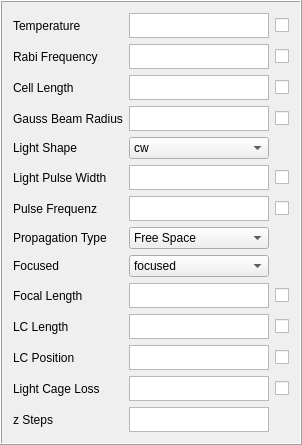
       <widget class="QFrame" name="frame_2">
        <property name="frameShape">
         <enum>QFrame::Box</enum>
        </property>
        <property name="frameShadow">
         <enum>QFrame::Raised</enum>
        </property>
        <layout class="QHBoxLayout" name="horizontalLayout_8">
         <item>
          <layout class="QGridLayout" name="gridLayout" rowstretch="0,0,0,0,0,0,0,0,0,0,0,0,0,0" columnstretch="0,0,0">
           <property name="sizeConstraint">
            <enum>QLayout::SetFixedSize</enum>
           </property>
           <item row="4" column="0">
            <widget class="QLabel" name="label_par_lightShape">
             <property name="sizePolicy">
              <sizepolicy hsizetype="Minimum" vsizetype="Minimum">
               <horstretch>0</horstretch>
               <verstretch>0</verstretch>
              </sizepolicy>
             </property>
             <property name="cursor">
              <cursorShape>PointingHandCursor</cursorShape>
             </property>
             <property name="mouseTracking">
              <bool>true</bool>
             </property>
             <property name="text">
              <string>Light Shape</string>
             </property>
            </widget>
           </item>
           <item row="0" column="0">
            <widget class="QLabel" name="label_par_T">
             <property name="sizePolicy">
              <sizepolicy hsizetype="Minimum" vsizetype="Minimum">
               <horstretch>0</horstretch>
               <verstretch>0</verstretch>
              </sizepolicy>
             </property>
             <property name="cursor">
              <cursorShape>PointingHandCursor</cursorShape>
             </property>
             <property name="mouseTracking">
              <bool>true</bool>
             </property>
             <property name="text">
              <string>Temperature</string>
             </property>
            </widget>
           </item>
           <item row="2" column="1">
            <widget class="QTextEdit" name="textEdit_par_cellLength">
             <property name="sizePolicy">
              <sizepolicy hsizetype="Minimum" vsizetype="Minimum">
               <horstretch>0</horstretch>
               <verstretch>0</verstretch>
              </sizepolicy>
             </property>
             <property name="maximumSize">
              <size>
               <width>140</width>
               <height>25</height>
              </size>
             </property>
             <property name="font">
              <font>
               <pointsize>8</pointsize>
              </font>
             </property>
             <property name="cursor" stdset="0">
              <cursorShape>IBeamCursor</cursorShape>
             </property>
             <property name="tabChangesFocus">
              <bool>true</bool>
             </property>
            </widget>
           </item>
           <item row="6" column="0">
            <widget class="QLabel" name="label_par_pulseFreq">
             <property name="sizePolicy">
              <sizepolicy hsizetype="Minimum" vsizetype="Minimum">
               <horstretch>0</horstretch>
               <verstretch>0</verstretch>
              </sizepolicy>
             </property>
             <property name="cursor">
              <cursorShape>PointingHandCursor</cursorShape>
             </property>
             <property name="mouseTracking">
              <bool>true</bool>
             </property>
             <property name="text">
              <string>Pulse Frequenz</string>
             </property>
            </widget>
           </item>
           <item row="13" column="1">
            <widget class="QTextEdit" name="textEdit_par_zsteps">
             <property name="sizePolicy">
              <sizepolicy hsizetype="Minimum" vsizetype="Minimum">
               <horstretch>0</horstretch>
               <verstretch>0</verstretch>
              </sizepolicy>
             </property>
             <property name="maximumSize">
              <size>
               <width>140</width>
               <height>25</height>
              </size>
             </property>
             <property name="font">
              <font>
               <pointsize>8</pointsize>
              </font>
             </property>
             <property name="cursor" stdset="0">
              <cursorShape>IBeamCursor</cursorShape>
             </property>
            </widget>
           </item>
           <item row="2" column="0">
            <widget class="QLabel" name="label_par_cellLength">
             <property name="sizePolicy">
              <sizepolicy hsizetype="Minimum" vsizetype="Minimum">
               <horstretch>0</horstretch>
               <verstretch>0</verstretch>
              </sizepolicy>
             </property>
             <property name="cursor">
              <cursorShape>PointingHandCursor</cursorShape>
             </property>
             <property name="mouseTracking">
              <bool>true</bool>
             </property>
             <property name="text">
              <string>Cell Length</string>
             </property>
            </widget>
           </item>
           <item row="6" column="1">
            <widget class="QTextEdit" name="textEdit_par_pulseFreq">
             <property name="sizePolicy">
              <sizepolicy hsizetype="Minimum" vsizetype="Minimum">
               <horstretch>0</horstretch>
               <verstretch>0</verstretch>
              </sizepolicy>
             </property>
             <property name="maximumSize">
              <size>
               <width>140</width>
               <height>25</height>
              </size>
             </property>
             <property name="font">
              <font>
               <pointsize>8</pointsize>
              </font>
             </property>
             <property name="cursor" stdset="0">
              <cursorShape>IBeamCursor</cursorShape>
             </property>
             <property name="tabChangesFocus">
              <bool>true</bool>
             </property>
            </widget>
           </item>
           <item row="3" column="0">
            <widget class="QLabel" name="label_par_width0">
             <property name="sizePolicy">
              <sizepolicy hsizetype="Minimum" vsizetype="Minimum">
               <horstretch>0</horstretch>
               <verstretch>0</verstretch>
              </sizepolicy>
             </property>
             <property name="cursor">
              <cursorShape>PointingHandCursor</cursorShape>
             </property>
             <property name="mouseTracking">
              <bool>true</bool>
             </property>
             <property name="text">
              <string>Gauss Beam Radius</string>
             </property>
            </widget>
           </item>
           <item row="1" column="2">
            <widget class="QCheckBox" name="checkBox_rabiFrequency">
             <property name="sizePolicy">
              <sizepolicy hsizetype="Minimum" vsizetype="Minimum">
               <horstretch>0</horstretch>
               <verstretch>0</verstretch>
              </sizepolicy>
             </property>
             <property name="cursor">
              <cursorShape>PointingHandCursor</cursorShape>
             </property>
             <property name="text">
              <string/>
             </property>
            </widget>
           </item>
           <item row="1" column="1">
            <widget class="QTextEdit" name="textEdit_par_rabiFrequency">
             <property name="sizePolicy">
              <sizepolicy hsizetype="Minimum" vsizetype="Minimum">
               <horstretch>0</horstretch>
               <verstretch>0</verstretch>
              </sizepolicy>
             </property>
             <property name="maximumSize">
              <size>
               <width>140</width>
               <height>25</height>
              </size>
             </property>
             <property name="font">
              <font>
               <pointsize>8</pointsize>
              </font>
             </property>
             <property name="cursor" stdset="0">
              <cursorShape>IBeamCursor</cursorShape>
             </property>
             <property name="tabChangesFocus">
              <bool>true</bool>
             </property>
            </widget>
           </item>
           <item row="9" column="0">
            <widget class="QLabel" name="label_par_focalLength">
             <property name="sizePolicy">
              <sizepolicy hsizetype="Minimum" vsizetype="Minimum">
               <horstretch>0</horstretch>
               <verstretch>0</verstretch>
              </sizepolicy>
             </property>
             <property name="cursor">
              <cursorShape>PointingHandCursor</cursorShape>
             </property>
             <property name="mouseTracking">
              <bool>true</bool>
             </property>
             <property name="text">
              <string>Focal Length</string>
             </property>
            </widget>
           </item>
           <item row="6" column="2">
            <widget class="QCheckBox" name="checkBox_pulseFreq">
             <property name="sizePolicy">
              <sizepolicy hsizetype="Minimum" vsizetype="Minimum">
               <horstretch>0</horstretch>
               <verstretch>0</verstretch>
              </sizepolicy>
             </property>
             <property name="cursor">
              <cursorShape>PointingHandCursor</cursorShape>
             </property>
             <property name="text">
              <string/>
             </property>
            </widget>
           </item>
           <item row="4" column="1">
            <widget class="QComboBox" name="comboBox_lightShape">
             <property name="maximumSize">
              <size>
               <width>140</width>
               <height>25</height>
              </size>
             </property>
             <item>
              <property name="text">
               <string>cw</string>
              </property>
             </item>
             <item>
              <property name="text">
               <string>pulse</string>
              </property>
             </item>
            </widget>
           </item>
           <item row="8" column="0">
            <widget class="QLabel" name="label_par_propType">
             <property name="sizePolicy">
              <sizepolicy hsizetype="Minimum" vsizetype="Minimum">
               <horstretch>0</horstretch>
               <verstretch>0</verstretch>
              </sizepolicy>
             </property>
             <property name="cursor">
              <cursorShape>PointingHandCursor</cursorShape>
             </property>
             <property name="mouseTracking">
              <bool>true</bool>
             </property>
             <property name="text">
              <string>Focused</string>
             </property>
            </widget>
           </item>
           <item row="12" column="1">
            <widget class="QTextEdit" name="textEdit_par_lossdB">
             <property name="sizePolicy">
              <sizepolicy hsizetype="Minimum" vsizetype="Minimum">
               <horstretch>0</horstretch>
               <verstretch>0</verstretch>
              </sizepolicy>
             </property>
             <property name="maximumSize">
              <size>
               <width>140</width>
               <height>25</height>
              </size>
             </property>
             <property name="font">
              <font>
               <pointsize>8</pointsize>
              </font>
             </property>
             <property name="cursor" stdset="0">
              <cursorShape>IBeamCursor</cursorShape>
             </property>
            </widget>
           </item>
           <item row="3" column="2">
            <widget class="QCheckBox" name="checkBox_width0">
             <property name="sizePolicy">
              <sizepolicy hsizetype="Minimum" vsizetype="Minimum">
               <horstretch>0</horstretch>
               <verstretch>0</verstretch>
              </sizepolicy>
             </property>
             <property name="cursor">
              <cursorShape>PointingHandCursor</cursorShape>
             </property>
             <property name="text">
              <string/>
             </property>
            </widget>
           </item>
           <item row="12" column="0">
            <widget class="QLabel" name="label_par_lossdB">
             <property name="sizePolicy">
              <sizepolicy hsizetype="Minimum" vsizetype="Minimum">
               <horstretch>0</horstretch>
               <verstretch>0</verstretch>
              </sizepolicy>
             </property>
             <property name="cursor">
              <cursorShape>PointingHandCursor</cursorShape>
             </property>
             <property name="mouseTracking">
              <bool>true</bool>
             </property>
             <property name="text">
              <string>Light Cage Loss</string>
             </property>
            </widget>
           </item>
           <item row="11" column="0">
            <widget class="QLabel" name="label_par_posLC">
             <property name="sizePolicy">
              <sizepolicy hsizetype="Minimum" vsizetype="Minimum">
               <horstretch>0</horstretch>
               <verstretch>0</verstretch>
              </sizepolicy>
             </property>
             <property name="cursor">
              <cursorShape>PointingHandCursor</cursorShape>
             </property>
             <property name="mouseTracking">
              <bool>true</bool>
             </property>
             <property name="text">
              <string>LC Position</string>
             </property>
            </widget>
           </item>
           <item row="7" column="0">
            <widget class="QLabel" name="label_par_prop">
             <property name="sizePolicy">
              <sizepolicy hsizetype="Minimum" vsizetype="Minimum">
               <horstretch>0</horstretch>
               <verstretch>0</verstretch>
              </sizepolicy>
             </property>
             <property name="cursor">
              <cursorShape>PointingHandCursor</cursorShape>
             </property>
             <property name="mouseTracking">
              <bool>true</bool>
             </property>
             <property name="text">
              <string>Propagation Type</string>
             </property>
            </widget>
           </item>
           <item row="13" column="0">
            <widget class="QLabel" name="label_par_zsteps">
             <property name="sizePolicy">
              <sizepolicy hsizetype="Minimum" vsizetype="Minimum">
               <horstretch>0</horstretch>
               <verstretch>0</verstretch>
              </sizepolicy>
             </property>
             <property name="cursor">
              <cursorShape>PointingHandCursor</cursorShape>
             </property>
             <property name="mouseTracking">
              <bool>true</bool>
             </property>
             <property name="text">
              <string>z Steps</string>
             </property>
            </widget>
           </item>
           <item row="11" column="1">
            <widget class="QTextEdit" name="textEdit_par_posLC">
             <property name="sizePolicy">
              <sizepolicy hsizetype="Minimum" vsizetype="Minimum">
               <horstretch>0</horstretch>
               <verstretch>0</verstretch>
              </sizepolicy>
             </property>
             <property name="maximumSize">
              <size>
               <width>140</width>
               <height>25</height>
              </size>
             </property>
             <property name="font">
              <font>
               <pointsize>8</pointsize>
              </font>
             </property>
             <property name="cursor" stdset="0">
              <cursorShape>IBeamCursor</cursorShape>
             </property>
             <property name="tabChangesFocus">
              <bool>true</bool>
             </property>
            </widget>
           </item>
           <item row="5" column="1">
            <widget class="QTextEdit" name="textEdit_par_dt">
             <property name="sizePolicy">
              <sizepolicy hsizetype="Minimum" vsizetype="Minimum">
               <horstretch>0</horstretch>
               <verstretch>0</verstretch>
              </sizepolicy>
             </property>
             <property name="maximumSize">
              <size>
               <width>140</width>
               <height>25</height>
              </size>
             </property>
             <property name="font">
              <font>
               <pointsize>8</pointsize>
              </font>
             </property>
             <property name="cursor" stdset="0">
              <cursorShape>IBeamCursor</cursorShape>
             </property>
             <property name="tabChangesFocus">
              <bool>true</bool>
             </property>
            </widget>
           </item>
           <item row="10" column="2">
            <widget class="QCheckBox" name="checkBox_lcLength">
             <property name="sizePolicy">
              <sizepolicy hsizetype="Minimum" vsizetype="Minimum">
               <horstretch>0</horstretch>
               <verstretch>0</verstretch>
              </sizepolicy>
             </property>
             <property name="cursor">
              <cursorShape>PointingHandCursor</cursorShape>
             </property>
             <property name="text">
              <string/>
             </property>
            </widget>
           </item>
           <item row="0" column="2">
            <widget class="QCheckBox" name="checkBox_T">
             <property name="sizePolicy">
              <sizepolicy hsizetype="Minimum" vsizetype="Minimum">
               <horstretch>0</horstretch>
               <verstretch>0</verstretch>
              </sizepolicy>
             </property>
             <property name="cursor">
              <cursorShape>PointingHandCursor</cursorShape>
             </property>
             <property name="text">
              <string/>
             </property>
            </widget>
           </item>
           <item row="2" column="2">
            <widget class="QCheckBox" name="checkBox_cellLength">
             <property name="sizePolicy">
              <sizepolicy hsizetype="Minimum" vsizetype="Minimum">
               <horstretch>0</horstretch>
               <verstretch>0</verstretch>
              </sizepolicy>
             </property>
             <property name="cursor">
              <cursorShape>PointingHandCursor</cursorShape>
             </property>
             <property name="text">
              <string/>
             </property>
            </widget>
           </item>
           <item row="1" column="0">
            <widget class="QLabel" name="label_par_rabiFrequency">
             <property name="sizePolicy">
              <sizepolicy hsizetype="Minimum" vsizetype="Minimum">
               <horstretch>0</horstretch>
               <verstretch>0</verstretch>
              </sizepolicy>
             </property>
             <property name="cursor">
              <cursorShape>PointingHandCursor</cursorShape>
             </property>
             <property name="mouseTracking">
              <bool>true</bool>
             </property>
             <property name="text">
              <string>Rabi Frequency</string>
             </property>
            </widget>
           </item>
           <item row="0" column="1">
            <widget class="QTextEdit" name="textEdit_par_T">
             <property name="sizePolicy">
              <sizepolicy hsizetype="Minimum" vsizetype="Minimum">
               <horstretch>0</horstretch>
               <verstretch>1</verstretch>
              </sizepolicy>
             </property>
             <property name="maximumSize">
              <size>
               <width>140</width>
               <height>25</height>
              </size>
             </property>
             <property name="font">
              <font>
               <pointsize>8</pointsize>
              </font>
             </property>
             <property name="cursor" stdset="0">
              <cursorShape>IBeamCursor</cursorShape>
             </property>
             <property name="tabChangesFocus">
              <bool>true</bool>
             </property>
            </widget>
           </item>
           <item row="9" column="1">
            <widget class="QTextEdit" name="textEdit_par_focalLength">
             <property name="sizePolicy">
              <sizepolicy hsizetype="Minimum" vsizetype="Minimum">
               <horstretch>0</horstretch>
               <verstretch>0</verstretch>
              </sizepolicy>
             </property>
             <property name="maximumSize">
              <size>
               <width>140</width>
               <height>25</height>
              </size>
             </property>
             <property name="font">
              <font>
               <pointsize>8</pointsize>
              </font>
             </property>
             <property name="cursor" stdset="0">
              <cursorShape>IBeamCursor</cursorShape>
             </property>
             <property name="tabChangesFocus">
              <bool>true</bool>
             </property>
            </widget>
           </item>
           <item row="8" column="1">
            <widget class="QComboBox" name="comboBox_propType">
             <property name="sizePolicy">
              <sizepolicy hsizetype="Minimum" vsizetype="Minimum">
               <horstretch>0</horstretch>
               <verstretch>0</verstretch>
              </sizepolicy>
             </property>
             <property name="maximumSize">
              <size>
               <width>140</width>
               <height>25</height>
              </size>
             </property>
             <item>
              <property name="text">
               <string>focused</string>
              </property>
             </item>
             <item>
              <property name="text">
               <string>unfocused</string>
              </property>
             </item>
            </widget>
           </item>
           <item row="3" column="1">
            <widget class="QTextEdit" name="textEdit_par_width0">
             <property name="sizePolicy">
              <sizepolicy hsizetype="Minimum" vsizetype="Minimum">
               <horstretch>0</horstretch>
               <verstretch>0</verstretch>
              </sizepolicy>
             </property>
             <property name="maximumSize">
              <size>
               <width>140</width>
               <height>25</height>
              </size>
             </property>
             <property name="font">
              <font>
               <pointsize>8</pointsize>
              </font>
             </property>
             <property name="cursor" stdset="0">
              <cursorShape>IBeamCursor</cursorShape>
             </property>
             <property name="tabChangesFocus">
              <bool>true</bool>
             </property>
            </widget>
           </item>
           <item row="10" column="1">
            <widget class="QTextEdit" name="textEdit_par_lcLength">
             <property name="sizePolicy">
              <sizepolicy hsizetype="Minimum" vsizetype="Minimum">
               <horstretch>0</horstretch>
               <verstretch>0</verstretch>
              </sizepolicy>
             </property>
             <property name="maximumSize">
              <size>
               <width>140</width>
               <height>25</height>
              </size>
             </property>
             <property name="font">
              <font>
               <pointsize>8</pointsize>
              </font>
             </property>
             <property name="cursor" stdset="0">
              <cursorShape>IBeamCursor</cursorShape>
             </property>
             <property name="tabChangesFocus">
              <bool>true</bool>
             </property>
            </widget>
           </item>
           <item row="9" column="2">
            <widget class="QCheckBox" name="checkBox_focalLength">
             <property name="sizePolicy">
              <sizepolicy hsizetype="Minimum" vsizetype="Minimum">
               <horstretch>0</horstretch>
               <verstretch>0</verstretch>
              </sizepolicy>
             </property>
             <property name="cursor">
              <cursorShape>PointingHandCursor</cursorShape>
             </property>
             <property name="text">
              <string/>
             </property>
            </widget>
           </item>
           <item row="11" column="2">
            <widget class="QCheckBox" name="checkBox_posLC">
             <property name="sizePolicy">
              <sizepolicy hsizetype="Minimum" vsizetype="Minimum">
               <horstretch>0</horstretch>
               <verstretch>0</verstretch>
              </sizepolicy>
             </property>
             <property name="cursor">
              <cursorShape>PointingHandCursor</cursorShape>
             </property>
             <property name="text">
              <string/>
             </property>
            </widget>
           </item>
           <item row="7" column="1">
            <widget class="QComboBox" name="comboBox_prop">
             <property name="sizePolicy">
              <sizepolicy hsizetype="Minimum" vsizetype="Minimum">
               <horstretch>0</horstretch>
               <verstretch>0</verstretch>
              </sizepolicy>
             </property>
             <property name="maximumSize">
              <size>
               <width>140</width>
               <height>25</height>
              </size>
             </property>
             <item>
              <property name="text">
               <string>Free Space</string>
              </property>
             </item>
             <item>
              <property name="text">
               <string>Light Cage</string>
              </property>
             </item>
            </widget>
           </item>
           <item row="10" column="0">
            <widget class="QLabel" name="label_par_lcLength">
             <property name="sizePolicy">
              <sizepolicy hsizetype="Minimum" vsizetype="Minimum">
               <horstretch>0</horstretch>
               <verstretch>0</verstretch>
              </sizepolicy>
             </property>
             <property name="cursor">
              <cursorShape>PointingHandCursor</cursorShape>
             </property>
             <property name="mouseTracking">
              <bool>true</bool>
             </property>
             <property name="text">
              <string>LC Length</string>
             </property>
            </widget>
           </item>
           <item row="12" column="2">
            <widget class="QCheckBox" name="checkBox_lossdB">
             <property name="sizePolicy">
              <sizepolicy hsizetype="Minimum" vsizetype="Minimum">
               <horstretch>0</horstretch>
               <verstretch>0</verstretch>
              </sizepolicy>
             </property>
             <property name="cursor">
              <cursorShape>PointingHandCursor</cursorShape>
             </property>
             <property name="text">
              <string/>
             </property>
            </widget>
           </item>
           <item row="5" column="2">
            <widget class="QCheckBox" name="checkBox_dt">
             <property name="sizePolicy">
              <sizepolicy hsizetype="Minimum" vsizetype="Minimum">
               <horstretch>0</horstretch>
               <verstretch>0</verstretch>
              </sizepolicy>
             </property>
             <property name="cursor">
              <cursorShape>PointingHandCursor</cursorShape>
             </property>
             <property name="text">
              <string/>
             </property>
            </widget>
           </item>
           <item row="5" column="0">
            <widget class="QLabel" name="label_par_dt">
             <property name="sizePolicy">
              <sizepolicy hsizetype="Minimum" vsizetype="Minimum">
               <horstretch>0</horstretch>
               <verstretch>0</verstretch>
              </sizepolicy>
             </property>
             <property name="cursor">
              <cursorShape>PointingHandCursor</cursorShape>
             </property>
             <property name="mouseTracking">
              <bool>true</bool>
             </property>
             <property name="text">
              <string>Light Pulse Width</string>
             </property>
            </widget>
           </item>
          </layout>
         </item>
        </layout>
       </widget>
